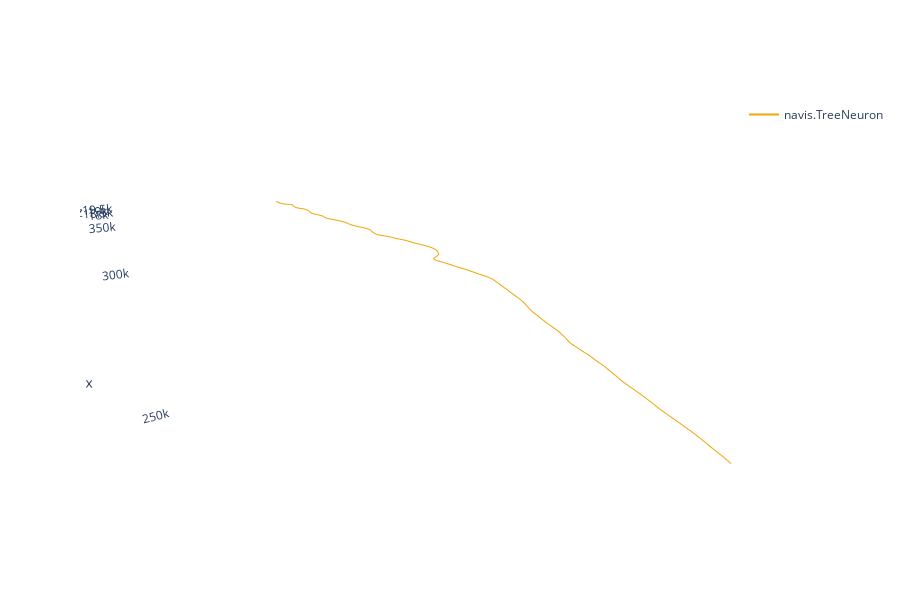

This figure's notebook cell:
### Code cell
skel_seg1_sm = navis.smooth_skeleton(skel_seg1, window=10, to_smooth=['x', 'y', 'z'])
fig = skel_seg1_sm.plot3d(backend='plotly', connectors=False)

### Figure 1 — Plotly figure (JSON) as saved in the notebook; plotly's stock layout.template omitted (floating-point values rounded to 4 significant figures; data arrays with more than 128 entries replaced by an {"elided": "..."} marker saying what was removed)
{"data": [{"hoverinfo": "none", "hovertext": " ", "legendgroup": "2091bf3f-089b-48dd-bad2-69f10d64cbbf", "line": {"color": "rgb(242.0,165.0,10.0)", "width": 2}, "mode": "lines", "name": "navis.TreeNeuron", "showlegend": true, "type": "scatter3d", "x": {"elided": "709 float values"}, "y": {"elided": "709 float values"}, "z": {"elided": "709 float values"}}, {"color": "rgb(242.0,165.0,10.0)", "hoverinfo": "name", "i": {"elided": "320 int values"}, "j": {"elided": "320 int values"}, "k": {"elided": "320 int values"}, "legendgroup": "2091bf3f-089b-48dd-bad2-69f10d64cbbf", "showlegend": false, "type": "mesh3d", "x": {"elided": "162 float values"}, "y": {"elided": "162 float values"}, "z": {"elided": "162 float values"}}], "layout": {"autosize": true, "height": 600, "paper_bgcolor": "rgba(0,0,0,0)", "plot_bgcolor": "rgba(0,0,0,0)", "scene": {"aspectmode": "data", "aspectratio": {"x": 1, "y": 1, "z": 1}, "camera": {"eye": {"x": -1.743, "y": 1.071, "z": 0.71}, "up": {"x": 0, "y": 0, "z": 1}}, "xaxis": {"backgroundcolor": "rgb(240, 240, 240)", "gridcolor": "rgb(255, 255, 255)", "showbackground": false, "showgrid": false, "showline": false, "zerolinecolor": "rgb(255, 255, 255)"}, "yaxis": {"backgroundcolor": "rgb(240, 240, 240)", "gridcolor": "rgb(255, 255, 255)", "showbackground": false, "showgrid": false, "showline": false, "zerolinecolor": "rgb(255, 255, 255)"}, "zaxis": {"backgroundcolor": "rgb(240, 240, 240)", "gridcolor": "rgb(255, 255, 255)", "showbackground": false, "showgrid": false, "showline": false, "zerolinecolor": "rgb(255, 255, 255)"}}}}
